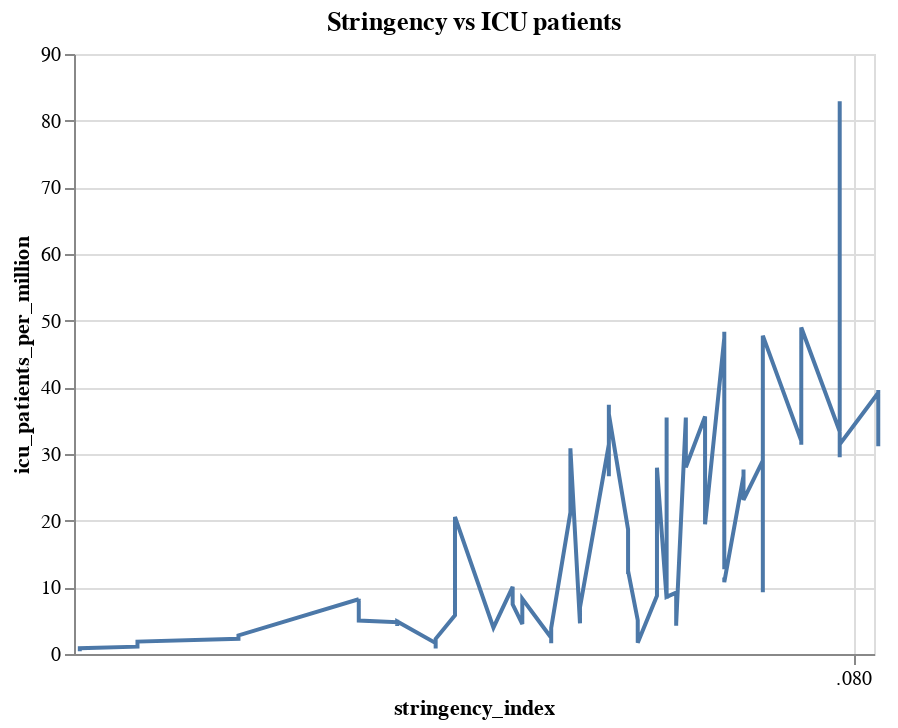

Notebook cell for this chart:
### Code cell
### As an example, Netherlands is chosen
plot('Netherlands', covidata)

### Figure 1 — Vega-Lite specification as saved in the notebook (floating-point values rounded to 4 significant figures; data arrays with more than 128 entries replaced by an {"elided": "..."} marker saying what was removed)
{"config": {"view": {"continuousWidth": 400, "continuousHeight": 300}}, "data": {"name": "data-8f85edf3f51c18a5e1939f19df79e1ca"}, "mark": "line", "encoding": {"tooltip": {"field": "location", "type": "nominal"}, "x": {"field": "stringency_index", "type": "temporal"}, "y": {"field": "icu_patients_per_million", "type": "quantitative"}}, "title": "Stringency vs ICU patients", "$schema": "https://vega.github.io/schema/vega-lite/v4.17.0.json", "datasets": {"data-8f85edf3f51c18a5e1939f19df79e1ca": {"elided": "712 records"}}}
